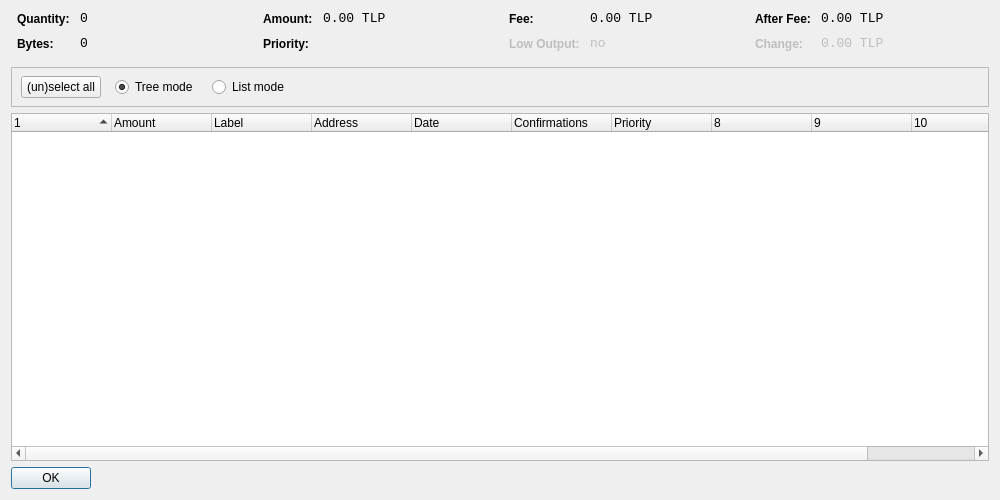
<?xml version="1.0" encoding="UTF-8"?>
<ui version="4.0">
 <class>CoinControlDialog</class>
 <widget class="QDialog" name="CoinControlDialog">
  <property name="geometry">
   <rect>
    <x>0</x>
    <y>0</y>
    <width>1000</width>
    <height>500</height>
   </rect>
  </property>
  <property name="windowTitle">
   <string>Coin Control</string>
  </property>
  <layout class="QVBoxLayout" name="verticalLayout">
   <item>
    <layout class="QHBoxLayout" name="horizontalLayoutTop" stretch="0,0,0,0">
     <property name="topMargin">
      <number>0</number>
     </property>
     <property name="bottomMargin">
      <number>10</number>
     </property>
     <item>
      <layout class="QFormLayout" name="formLayoutCoinControl1">
       <property name="horizontalSpacing">
        <number>10</number>
       </property>
       <property name="verticalSpacing">
        <number>10</number>
       </property>
       <property name="leftMargin">
        <number>6</number>
       </property>
       <property name="rightMargin">
        <number>6</number>
       </property>
       <item row="0" column="0">
        <widget class="QLabel" name="labelCoinControlQuantityText">
         <property name="styleSheet">
          <string notr="true">font-weight:bold;</string>
         </property>
         <property name="text">
          <string>Quantity:</string>
         </property>
        </widget>
       </item>
       <item row="0" column="1">
        <widget class="QLabel" name="labelCoinControlQuantity">
         <property name="font">
          <font>
           <family>Monospace</family>
           <pointsize>10</pointsize>
          </font>
         </property>
         <property name="cursor">
          <cursorShape>IBeamCursor</cursorShape>
         </property>
         <property name="contextMenuPolicy">
          <enum>Qt::ActionsContextMenu</enum>
         </property>
         <property name="text">
          <string notr="true">0</string>
         </property>
         <property name="textInteractionFlags">
          <set>Qt::LinksAccessibleByMouse|Qt::TextSelectableByKeyboard|Qt::TextSelectableByMouse</set>
         </property>
        </widget>
       </item>
       <item row="1" column="0">
        <widget class="QLabel" name="labelCoinControlBytesText">
         <property name="styleSheet">
          <string notr="true">font-weight:bold;</string>
         </property>
         <property name="text">
          <string>Bytes:</string>
         </property>
        </widget>
       </item>
       <item row="1" column="1">
        <widget class="QLabel" name="labelCoinControlBytes">
         <property name="font">
          <font>
           <family>Monospace</family>
           <pointsize>10</pointsize>
          </font>
         </property>
         <property name="cursor">
          <cursorShape>IBeamCursor</cursorShape>
         </property>
         <property name="contextMenuPolicy">
          <enum>Qt::ActionsContextMenu</enum>
         </property>
         <property name="text">
          <string notr="true">0</string>
         </property>
         <property name="textInteractionFlags">
          <set>Qt::LinksAccessibleByMouse|Qt::TextSelectableByKeyboard|Qt::TextSelectableByMouse</set>
         </property>
        </widget>
       </item>
      </layout>
     </item>
     <item>
      <layout class="QFormLayout" name="formLayoutCoinControl2">
       <property name="horizontalSpacing">
        <number>10</number>
       </property>
       <property name="verticalSpacing">
        <number>10</number>
       </property>
       <property name="leftMargin">
        <number>6</number>
       </property>
       <property name="rightMargin">
        <number>6</number>
       </property>
       <item row="0" column="0">
        <widget class="QLabel" name="labelCoinControlAmountText">
         <property name="styleSheet">
          <string notr="true">font-weight:bold;</string>
         </property>
         <property name="text">
          <string>Amount:</string>
         </property>
        </widget>
       </item>
       <item row="0" column="1">
        <widget class="QLabel" name="labelCoinControlAmount">
         <property name="font">
          <font>
           <family>Monospace</family>
           <pointsize>10</pointsize>
          </font>
         </property>
         <property name="cursor">
          <cursorShape>IBeamCursor</cursorShape>
         </property>
         <property name="contextMenuPolicy">
          <enum>Qt::ActionsContextMenu</enum>
         </property>
         <property name="text">
          <string notr="true">0.00 TLP</string>
         </property>
         <property name="textInteractionFlags">
          <set>Qt::LinksAccessibleByMouse|Qt::TextSelectableByKeyboard|Qt::TextSelectableByMouse</set>
         </property>
        </widget>
       </item>
       <item row="1" column="0">
        <widget class="QLabel" name="labelCoinControlPriorityText">
         <property name="styleSheet">
          <string notr="true">font-weight:bold;</string>
         </property>
         <property name="text">
          <string>Priority:</string>
         </property>
        </widget>
       </item>
       <item row="1" column="1">
        <widget class="QLabel" name="labelCoinControlPriority">
         <property name="font">
          <font>
           <family>Monospace</family>
           <pointsize>10</pointsize>
          </font>
         </property>
         <property name="cursor">
          <cursorShape>IBeamCursor</cursorShape>
         </property>
         <property name="contextMenuPolicy">
          <enum>Qt::ActionsContextMenu</enum>
         </property>
         <property name="text">
          <string/>
         </property>
         <property name="textInteractionFlags">
          <set>Qt::LinksAccessibleByMouse|Qt::TextSelectableByKeyboard|Qt::TextSelectableByMouse</set>
         </property>
        </widget>
       </item>
      </layout>
     </item>
     <item>
      <layout class="QFormLayout" name="formLayoutCoinControl3">
       <property name="horizontalSpacing">
        <number>10</number>
       </property>
       <property name="verticalSpacing">
        <number>10</number>
       </property>
       <property name="leftMargin">
        <number>6</number>
       </property>
       <property name="rightMargin">
        <number>6</number>
       </property>
       <item row="0" column="0">
        <widget class="QLabel" name="labelCoinControlFeeText">
         <property name="styleSheet">
          <string notr="true">font-weight:bold;</string>
         </property>
         <property name="text">
          <string>Fee:</string>
         </property>
        </widget>
       </item>
       <item row="0" column="1">
        <widget class="QLabel" name="labelCoinControlFee">
         <property name="font">
          <font>
           <family>Monospace</family>
           <pointsize>10</pointsize>
          </font>
         </property>
         <property name="cursor">
          <cursorShape>IBeamCursor</cursorShape>
         </property>
         <property name="contextMenuPolicy">
          <enum>Qt::ActionsContextMenu</enum>
         </property>
         <property name="text">
          <string notr="true">0.00 TLP</string>
         </property>
         <property name="textInteractionFlags">
          <set>Qt::LinksAccessibleByMouse|Qt::TextSelectableByKeyboard|Qt::TextSelectableByMouse</set>
         </property>
        </widget>
       </item>
       <item row="1" column="0">
        <widget class="QLabel" name="labelCoinControlLowOutputText">
         <property name="enabled">
          <bool>false</bool>
         </property>
         <property name="styleSheet">
          <string notr="true">font-weight:bold;</string>
         </property>
         <property name="text">
          <string>Low Output:</string>
         </property>
        </widget>
       </item>
       <item row="1" column="1">
        <widget class="QLabel" name="labelCoinControlLowOutput">
         <property name="enabled">
          <bool>false</bool>
         </property>
         <property name="font">
          <font>
           <family>Monospace</family>
           <pointsize>10</pointsize>
          </font>
         </property>
         <property name="cursor">
          <cursorShape>IBeamCursor</cursorShape>
         </property>
         <property name="contextMenuPolicy">
          <enum>Qt::ActionsContextMenu</enum>
         </property>
         <property name="text">
          <string notr="true">no</string>
         </property>
         <property name="textInteractionFlags">
          <set>Qt::LinksAccessibleByMouse|Qt::TextSelectableByKeyboard|Qt::TextSelectableByMouse</set>
         </property>
        </widget>
       </item>
      </layout>
     </item>
     <item>
      <layout class="QFormLayout" name="formLayoutCoinControl4">
       <property name="horizontalSpacing">
        <number>10</number>
       </property>
       <property name="verticalSpacing">
        <number>10</number>
       </property>
       <property name="leftMargin">
        <number>6</number>
       </property>
       <property name="rightMargin">
        <number>6</number>
       </property>
       <item row="0" column="0">
        <widget class="QLabel" name="labelCoinControlAfterFeeText">
         <property name="styleSheet">
          <string notr="true">font-weight:bold;</string>
         </property>
         <property name="text">
          <string>After Fee:</string>
         </property>
        </widget>
       </item>
       <item row="0" column="1">
        <widget class="QLabel" name="labelCoinControlAfterFee">
         <property name="font">
          <font>
           <family>Monospace</family>
           <pointsize>10</pointsize>
          </font>
         </property>
         <property name="cursor">
          <cursorShape>IBeamCursor</cursorShape>
         </property>
         <property name="contextMenuPolicy">
          <enum>Qt::ActionsContextMenu</enum>
         </property>
         <property name="text">
          <string notr="true">0.00 TLP</string>
         </property>
         <property name="textInteractionFlags">
          <set>Qt::LinksAccessibleByMouse|Qt::TextSelectableByKeyboard|Qt::TextSelectableByMouse</set>
         </property>
        </widget>
       </item>
       <item row="1" column="0">
        <widget class="QLabel" name="labelCoinControlChangeText">
         <property name="enabled">
          <bool>false</bool>
         </property>
         <property name="styleSheet">
          <string notr="true">font-weight:bold;</string>
         </property>
         <property name="text">
          <string>Change:</string>
         </property>
        </widget>
       </item>
       <item row="1" column="1">
        <widget class="QLabel" name="labelCoinControlChange">
         <property name="enabled">
          <bool>false</bool>
         </property>
         <property name="font">
          <font>
           <family>Monospace</family>
           <pointsize>10</pointsize>
          </font>
         </property>
         <property name="cursor">
          <cursorShape>IBeamCursor</cursorShape>
         </property>
         <property name="contextMenuPolicy">
          <enum>Qt::ActionsContextMenu</enum>
         </property>
         <property name="text">
          <string notr="true">0.00 TLP</string>
         </property>
         <property name="textInteractionFlags">
          <set>Qt::LinksAccessibleByMouse|Qt::TextSelectableByKeyboard|Qt::TextSelectableByMouse</set>
         </property>
        </widget>
       </item>
      </layout>
     </item>
    </layout>
   </item>
   <item>
    <widget class="QFrame" name="frame">
     <property name="minimumSize">
      <size>
       <width>0</width>
       <height>40</height>
      </size>
     </property>
     <property name="frameShape">
      <enum>QFrame::StyledPanel</enum>
     </property>
     <property name="frameShadow">
      <enum>QFrame::Sunken</enum>
     </property>
     <widget class="QWidget" name="horizontalLayoutWidget">
      <property name="geometry">
       <rect>
        <x>10</x>
        <y>0</y>
        <width>781</width>
        <height>41</height>
       </rect>
      </property>
      <layout class="QHBoxLayout" name="horizontalLayoutPanel" stretch="0,0,0,0,0">
       <property name="spacing">
        <number>14</number>
       </property>
       <item>
        <widget class="QPushButton" name="pushButtonSelectAll">
         <property name="sizePolicy">
          <sizepolicy hsizetype="Maximum" vsizetype="Fixed">
           <horstretch>0</horstretch>
           <verstretch>0</verstretch>
          </sizepolicy>
         </property>
         <property name="text">
          <string>(un)select all</string>
         </property>
        </widget>
       </item>
       <item>
        <widget class="QRadioButton" name="radioTreeMode">
         <property name="sizePolicy">
          <sizepolicy hsizetype="Maximum" vsizetype="Fixed">
           <horstretch>0</horstretch>
           <verstretch>0</verstretch>
          </sizepolicy>
         </property>
         <property name="text">
          <string>Tree mode</string>
         </property>
         <property name="checked">
          <bool>true</bool>
         </property>
        </widget>
       </item>
       <item>
        <widget class="QRadioButton" name="radioListMode">
         <property name="sizePolicy">
          <sizepolicy hsizetype="Maximum" vsizetype="Fixed">
           <horstretch>0</horstretch>
           <verstretch>0</verstretch>
          </sizepolicy>
         </property>
         <property name="text">
          <string>List mode</string>
         </property>
        </widget>
       </item>
       <item>
        <spacer name="horizontalSpacer">
         <property name="orientation">
          <enum>Qt::Horizontal</enum>
         </property>
         <property name="sizeHint" stdset="0">
          <size>
           <width>40</width>
           <height>20</height>
          </size>
         </property>
        </spacer>
       </item>
      </layout>
     </widget>
    </widget>
   </item>
   <item>
    <widget class="CoinControlTreeWidget" name="treeWidget">
     <property name="contextMenuPolicy">
      <enum>Qt::CustomContextMenu</enum>
     </property>
     <property name="sortingEnabled">
      <bool>false</bool>
     </property>
     <property name="columnCount">
      <number>11</number>
     </property>
     <attribute name="headerShowSortIndicator" stdset="0">
      <bool>true</bool>
     </attribute>
     <attribute name="headerStretchLastSection">
      <bool>false</bool>
     </attribute>
     <column>
      <property name="text">
       <string/>
      </property>
     </column>
     <column>
      <property name="text">
       <string>Amount</string>
      </property>
     </column>
     <column>
      <property name="text">
       <string>Label</string>
      </property>
     </column>
     <column>
      <property name="text">
       <string>Address</string>
      </property>
     </column>
     <column>
      <property name="text">
       <string>Date</string>
      </property>
     </column>
     <column>
      <property name="text">
       <string>Confirmations</string>
      </property>
      <property name="toolTip">
       <string>Confirmed</string>
      </property>
     </column>
     <column>
      <property name="text">
       <string>Priority</string>
      </property>
     </column>
     <column>
      <property name="text">
       <string/>
      </property>
     </column>
     <column>
      <property name="text">
       <string/>
      </property>
     </column>
     <column>
      <property name="text">
       <string/>
      </property>
     </column>
     <column>
      <property name="text">
       <string/>
      </property>
     </column>
    </widget>
   </item>
   <item>
    <widget class="QDialogButtonBox" name="buttonBox">
     <property name="sizePolicy">
      <sizepolicy hsizetype="Maximum" vsizetype="Fixed">
       <horstretch>0</horstretch>
       <verstretch>0</verstretch>
      </sizepolicy>
     </property>
     <property name="orientation">
      <enum>Qt::Horizontal</enum>
     </property>
     <property name="standardButtons">
      <set>QDialogButtonBox::Ok</set>
     </property>
    </widget>
   </item>
  </layout>
 </widget>
 <customwidgets>
  <customwidget>
   <class>CoinControlTreeWidget</class>
   <extends>QTreeWidget</extends>
   <header>coincontroltreewidget.h</header>
  </customwidget>
 </customwidgets>
 <resources/>
 <connections/>
</ui>
